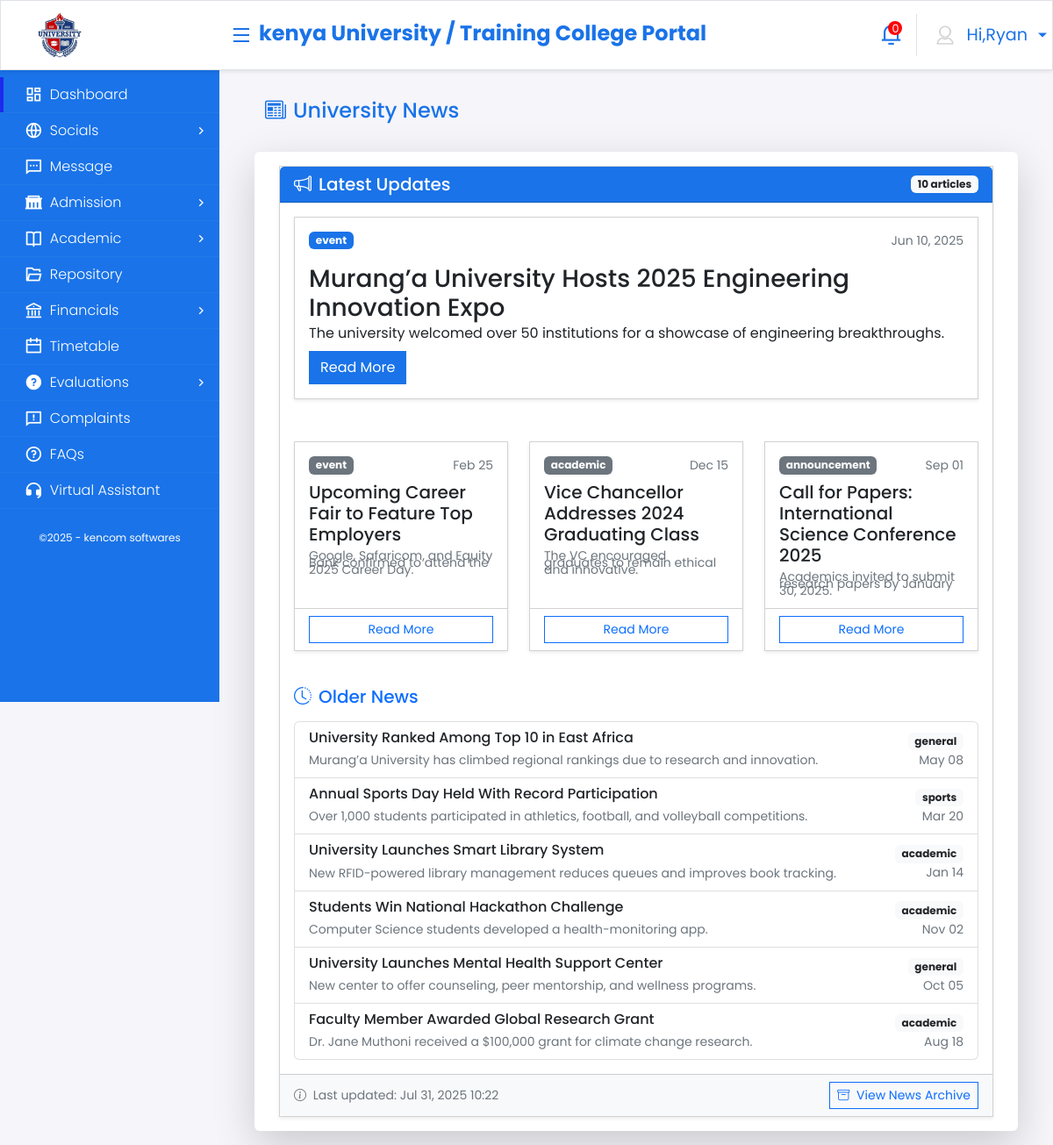
/news/ (signed in), run on the app's committed database.
### core_application/models.py (models this page shows, shortened)
class User(AbstractUser):
    GENDER_CHOICES = (
        ('male', 'Male'),
        ('female', 'Female'),
        ('other', 'Other'),
    )
    USER_TYPES = (
        ('admin', 'Admin'),
        ('student', 'Student'),
        ('lecturer', 'Lecturer'),
        ('professor', 'Professor'),
        ('staff', 'Staff'),
        ('registrar', 'Registrar'),
        ('dean', 'Dean'),
        ('hod', 'Head of Department'),
    )
    username = models.CharField(
        max_length=150,
        unique=True,
        validators=[
            RegexValidator(
                regex=r'^[\w.@+\-/]+$',
                message="Username can contain letters, numbers, @, ., +, -, _, and / characters only."
            )
        ],
        help_text="Required. 150 characters or fewer. Letters, digits and @/./+/-/_/ allowed."
    )
    user_type = models.CharField(max_length=20, choices=USER_TYPES)
    phone = models.CharField(max_length=15, blank=True)
    address = models.TextField(blank=True)
    gender = models.CharField(max_length=10, choices=GENDER_CHOICES, blank=True)
    date_of_birth = models.DateField(null=True, blank=True)
    profile_picture = models.ImageField(upload_to='profiles/', null=True, blank=True)
    national_id = models.CharField(max_length=20, unique=True, null=True, blank=True)
    is_active = models.BooleanField(default=True)
    created_at = models.DateTimeField(auto_now_add=True)
    updated_at = models.DateTimeField(auto_now=True)

class NewsArticle(models.Model):
    CATEGORY_CHOICES = [
        ('academic', 'Academic'),
        ('event', 'Events'),
        ('announcement', 'Announcements'),
        ('sports', 'Sports'),
        ('general', 'General'),
    ]
    title = models.CharField(max_length=200)
    summary = models.TextField()
    content = models.TextField()
    category = models.CharField(max_length=20, choices=CATEGORY_CHOICES, default='general')
    image = models.ImageField(upload_to='news_images/', blank=True, null=True)
    author = models.ForeignKey(User, on_delete=models.SET_NULL, null=True)
    publish_date = models.DateTimeField(default=timezone.now)
    is_published = models.BooleanField(default=True)
    created_at = models.DateTimeField(auto_now_add=True)
    updated_at = models.DateTimeField(auto_now=True)
    class Meta:
        ordering = ['-publish_date']
        verbose_name = 'News Article'
        verbose_name_plural = 'News Articles'

### core_application/views.py (the view)
# urls.py: path('news/', views.student_news, name='student_news'),
@login_required
def student_news(request):
    news_articles = NewsArticle.objects.filter(is_published=True).order_by('-publish_date')
    context = {
        'news_articles': news_articles,
        'featured_article': news_articles.first() if news_articles.exists() else None,
        'regular_articles': news_articles[1:4] if news_articles.count() > 1 else [],
        'older_articles': news_articles[4:] if news_articles.count() > 4 else []
    }
    return render(request, 'news/student_news.html', context)

### templates/news/student_news.html (shortened to what this page needs)
{% extends 'base.html'%}
{% load static %}
{% block content %}
<div class="container onprintContainer">
        <div class="row mt-3">
            <div class="col-md-12">
                <h4 class="primary-text"><i class="bi bi-newspaper me-2"></i>University News</h4>
            </div>
        </div>
        <div class="row shadow-lg mt-4 p-3 card default-height academic">
            <div class="col-md-12">
                <div class="card border-0 shadow-sm">
                    <div class="card-header bg-primary text-white">
                        <div class="d-flex justify-content-between align-items-center">
                            <h5 class="card-title mb-0"><i class="bi bi-megaphone me-2"></i>Latest Updates</h5>
                            <span class="badge bg-light text-dark">
                                {{ news_articles|length }} article{{ news_articles|length|pluralize }}
                            </span>
                        </div>
                    </div>
                    <div class="card-body">
                        {% if featured_article %}
                        <div class="mb-5">
                            <div class="card border-0 shadow-sm">
                                <div class="card-body">
                                    <div class="d-flex justify-content-between align-items-center mb-3">
                                        <span class="badge bg-primary">{{ featured_article.category }}</span>
                                        <small class="text-muted">{{ featured_article.publish_date|date:"M d, Y" }}</small>
                                    </div>
                                    <h3 class="card-title">{{ featured_article.title }}</h3>
                                    <p class="card-text">{{ featured_article.summary }}</p>
                                    <a href="#" class="btn btn-primary">Read More</a>
                                </div>
                            </div>
                        </div>
                        {% endif %}
                        <div class="row mb-4">
                            {% for article in regular_articles %}
                            <div class="col-md-4 mb-3">
                                <div class="card h-100 border-0 shadow-sm">
                                    <div class="card-body">
                                        <div class="d-flex justify-content-between align-items-center mb-2">
                                            <span class="badge bg-secondary">{{ article.category }}</span>
                                            <small class="text-muted">{{ article.publish_date|date:"M d" }}</small>
                                        </div>
                                        <h5 class="card-title">{{ article.title }}</h5>
                                        <p class="card-text text-muted small">{{ article.summary|truncatewords:20 }}</p>
                                    </div>
                                    <div class="card-footer bg-transparent">
                                        <a href="#" class="btn btn-sm btn-outline-primary w-100">Read More</a>
                                    </div>
                                </div>
                            </div>
                            {% endfor %}
                        </div>
                        {% if older_articles %}
                        <h5 class="text-primary mb-3"><i class="bi bi-clock-history me-2"></i>Older News</h5>
                        <div class="list-group">
                            {% for article in older_articles %}
                            <a href="#" class="list-group-item list-group-item-action">
                                <div class="d-flex justify-content-between align-items-center">
                                    <div>
                                        <h6 class="mb-1">{{ article.title }}</h6>
                                        <small class="text-muted">{{ article.summary|truncatewords:15 }}</small>
                                    </div>
                                    <div class="text-end">
                                        <span class="badge bg-light text-dark">{{ article.category }}</span>
                                        <small class="text-muted d-block">{{ article.publish_date|date:"M d" }}</small>
                                    </div>
                                </div>
                            </a>
                            {% endfor %}
                        </div>
                        {% endif %}
                    </div>
                    <div class="card-footer bg-light">
                        <div class="d-flex justify-content-between align-items-center">
                            <small class="text-muted">
                                <i class="bi bi-info-circle me-1"></i>
                                Last updated: {% now "M d, Y H:i" %}
                            </small>
                            <a href="#" class="btn btn-sm btn-outline-primary">
                                <i class="bi bi-archive me-1"></i> View News Archive
                            </a>
                        </div>
                    </div>
                </div>
            </div>
        </div>
    </div>
{% endblock %}

### templates/base.html (shortened to what this page needs)
{% load static %}
<!DOCTYPE html>
<html lang="en">
<head>
    <link href="https://cdn.jsdelivr.net/npm/bootstrap@5.2.0/dist/css/bootstrap.min.css" rel="stylesheet"
>
    <link href="https://cdn.jsdelivr.net/npm/remixicon@2.2.0/fonts/remixicon.css" rel="stylesheet">
    <link rel="stylesheet" href="https://cdnjs.cloudflare.com/ajax/libs/font-awesome/6.1.1/css/all.min.css"
 />
    <link rel="stylesheet" href="https://maxcdn.bootstrapcdn.com/font-awesome/4.7.0/css/font-awesome.min.css">
    <link rel="stylesheet" href="https://cdn.jsdelivr.net/npm/bootstrap-icons@1.3.0/font/bootstrap-icons.css">
    <link href="https://cdn.datatables.net/1.12.1/css/dataTables.bootstrap5.min.css" rel="stylesheet" />
    <link href="https://cdnjs.cloudflare.com/ajax/libs/toastr.js/latest/css/toastr.min.css" rel="stylesheet" />
    <link rel="stylesheet" href="https://cdnjs.cloudflare.com/ajax/libs/chosen/1.8.7/chosen.min.css">
    <link rel="stylesheet" href="https://cdnjs.cloudflare.com/ajax/libs/select2/4.0.13/css/select2.min.css" />
    <link rel="stylesheet" href="{% static 'Settings.css' %}" />
    <link rel="stylesheet" href="{% static 'main.css' %}" />
    <link rel="stylesheet" href="{% static 'site.css' %}" />
    <link rel="stylesheet" href="{% static 'customstepper.css' %}" />
    <link href="https://cdn.jsdelivr.net/npm/bootstrap-icons@1.10.5/font/bootstrap-icons.css" rel="stylesheet">
</head>
<body>
    <nav class="navbar navbar-expand-lg navbar-light bg-white border shadow-sm">
        <div class="container-fluid">
            <div class="d-flex justify-content-between">
                <div class="d-flex align-items-center">
                    <img class="navbar-brand" src="{% static 'logo.png'%}" />
                    <i class="ri-menu-fill menu-top primary-text top" id="menuToggle"></i>
                </div>
            </div>
            <div class="mb-lg-0 text-center ms-2 my-1 institutionbrand">
                    <h4 class="d-flex justify-content-start primary-text fw-bold">kenya University / Training College Portal</h4>
            </div>
            <ul class="navbar-nav ms-auto mb-2 mb-lg-0">
                <li class="nav-item dropdown notification">
                    <a class="nav-link dropdown-toggle primary-text notifyIcon" href="#" id="navbarDropdown" role="button" data-bs-toggle="dropdown" aria-expanded="false">
                        <div class="text-white text-center"><span>0</span></div>
                    </a>
                </li>
                <li class="nav-item dropdown border-start">
                    <a class="nav-link dropdown-toggle primary-text profile" href="#" id="navbarProfile" role="button" data-bs-toggle="dropdown" aria-expanded="false">
                        <div class="d-flex align-items-center">
                            <img src="{% static 'avatar2.png'%}"  /> <span class="ms-2 salutation" id="salutation">Hi,{{request.user.first_name}} </span>
                        </div>
                    </a>
                </li>
            </ul>
        </div>
    </nav>
    <nav class="sidenav">
        <ul class="menu">
            <li class="menu-link active" id="dashboard">
                <a class="menu_sub" href="{% url 'student_dashboard'%}"> <i class="ri-dashboard-line"></i> <span>Dashboard</span></a>
            </li>
            <li class="menu-link" id="socials">
                <a href="javascript:void(0);" class="menu_sub">
                    <i class="ri-global-line"></i>
                    <span>Socials</span>
                    <i class="dropdown-caret ri-arrow-right-s-line"></i>
                </a>
            </li>
            <li class="menu-link messDiv" id="message">
                <a class="menu_sub" href="#">
                    <i class="ri-message-2-line"></i>
                    <span>Message</span>
                </a>
            </li>
            <li class="menu-link" id="admission">
                <a href="javascript:void(0);" class="menu_sub">
                    <i class="ri-government-fill"></i>
                    <span>Admission</span>
                    <i class="dropdown-caret ri-arrow-right-s-line"></i>
                </a>
            </li>
            <li class="menu-link" id="academic">
                <a href="javascript:void(0);" class="menu_sub">
                    <i class="ri-book-open-line"></i>
                    <span>Academic</span>
                    <i class="dropdown-caret ri-arrow-right-s-line"></i>
                </a>
            </li>
            <li class="menu-link" id="repository">
                <a class="menu_sub" href="#">
                    <i class="ri-folder-open-line"></i>
                    <span>Repository</span>
                </a>
            </li>
            <li class="menu-link" id="financials">
                <a class="menu_sub" href="#">
                    <i class="ri-bank-line"></i>
                    <span>Financials</span>
                    <i class="dropdown-caret ri-arrow-right-s-line"></i>
                </a>
            </li>
            <li class="menu-link" id="timetable">
                <a class="menu_sub" href="#">
                    <i class="ri-calendar-line"></i>
                    <span>Timetable</span>
                </a>
            </li>
            <li class="menu-link" id="evaluation">
                <a href="#" class="menu_sub">
                    <i class="ri-question-fill"></i>
                    <span>Evaluations</span>
                    <i class="dropdown-caret ri-arrow-right-s-line"></i>
                </a>
            </li>
            <li class="menu-link" id="complaints">
                <a class="menu_sub" href="{% url 'student_comments'%}">
                    <i class="ri-feedback-line"></i>
                    <span>Complaints</span>
                </a>
            </li>
            <li class="menu-link" id="faqs">
                <a class="menu_sub" href="{% url 'faqs'%}">
                    <i class="ri-question-line"></i>
                    <span>FAQs</span>
                </a>
            </li>
            <li class="menu-link" id="virtual">
                <a class="menu_sub" href="{% url 'virtual_assistant'%}">
                    <i class="ri-customer-service-fill"></i>
                    <span>Virtual Assistant</span>
                </a>
            </li>
        </ul>
        <div class="brand-footer">
            <span>©2025 - kencom softwares</span>
        </div>
    </nav>
    <main role="main" class="pb-3">
        {% block content %}
        {% endblock %}
    </main>
</body>
</html>

### data on the page
User: user.first_name "Ryan"
NewsArticle: category "event", publish_date "Jun 10, 2025", title "Murang’a University Hosts 2025 Engineering Innovation Expo", summary "The university welcomed over 50 institutions for a showcase of engineering breakthroughs."
NewsArticle: category "event", publish_date "Feb 25", title "Upcoming Career Fair to Feature Top Employers", summary "Google, Safaricom, and Equity Bank confirmed to attend the 2025 Career Day."
NewsArticle: category "academic", publish_date "Dec 15", title "Vice Chancellor Addresses 2024 Graduating Class", summary "The VC encouraged graduates to remain ethical and innovative."
NewsArticle: category "announcement", publish_date "Sep 01", title "Call for Papers: International Science Conference 2025", summary "Academics invited to submit research papers by January 30, 2025."
NewsArticle: title "University Ranked Among Top 10 in East Africa", summary "Murang’a University has climbed regional rankings due to research and innovation.", category "general", publish_date "May 08"
NewsArticle: title "Annual Sports Day Held With Record Participation", summary "Over 1,000 students participated in athletics, football, and volleyball competitions.", category "sports", publish_date "Mar 20"
NewsArticle: title "University Launches Smart Library System", summary "New RFID-powered library management reduces queues and improves book tracking.", category "academic", publish_date "Jan 14"
NewsArticle: title "Students Win National Hackathon Challenge", summary "Computer Science students developed a health-monitoring app.", category "academic", publish_date "Nov 02"
NewsArticle: title "University Launches Mental Health Support Center", summary "New center to offer counseling, peer mentorship, and wellness programs.", category "general", publish_date "Oct 05"
NewsArticle: title "Faculty Member Awarded Global Research Grant", summary "Dr. Jane Muthoni received a $100,000 grant for climate change research.", category "academic", publish_date "Aug 18"

### other printed values
{{ news_articles|length }} "10"
